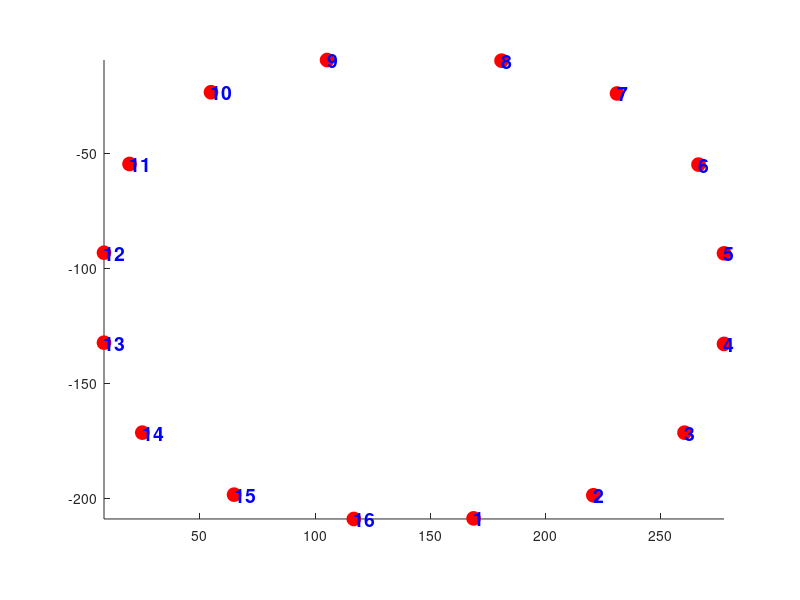

Here is the MATLAB script that generated this plot: (Note: this script raises an error after producing the figure.)
function imdl = imdl_human(type_elec)
if nargin < 1
    type_elec = 360;
else
    if type_elec ~= 360
        type_elec = 220;
    end
end

% clear all;
% EIDORS_path = 'D:\OneDrive\1. Data\99. EIT SW\EIDORS\eidors-v3.8_2dGR\eidors\startup.m';
% EITtool_path = 'D:\OneDrive\1. Data\99. EIT SW\EIT tool\EITtools.m';
% 
% run(EIDORS_path);
% run(EITtool_path);

elec = [105.211491442543,9.61002444987770;54.7762836185819,23.6051344743276;19.3924205378973,54.7640586797066;8.30195599022004,93.3166259168704;8.30195599022004,132.397310513447;24.9376528117359,171.477995110024;64.8105134474327,198.411980440098;116.830073349633,208.974327628362;168.849633251834,208.710268948655;220.869193154034,198.676039119804;260.477995110024,171.477995110024;277.641809290953,132.925427872861;277.641809290953,93.5806845965770;266.551344743276,55.0281173594132;231.167481662592,24.1332518337408;180.996332518337,9.87408312958431];
elec(:,2) = -elec(:,2);
elec = elec([9:16 1:8],:);
figure;
axis image; hold on;
for i = 1:16
    plot(elec(i,1),elec(i,2),'ro','MarkerSize',10,'MarkerFaceColor','r');
    text(elec(i,1),elec(i,2),num2str(i),'color','b','FontWeight','bold','FontSize',14)
end
op.hmax = 0.03;
op.thick = 0.01;
imdl = FxEIT_FER2(elec,op);

figure; show_fem(imdl.fwd_model,[0 1]);

if type_elec == 220
    %% find electrode position
    % find 12clk point
    [~, bnd_idx_new] = min(pdist2(imdl.fwd_model.nodes, ...
        [(max(imdl.fwd_model.nodes(:,1))+min(imdl.fwd_model.nodes(:,1)))/2 max(imdl.fwd_model.nodes(:,2))]));
    figure; show_fem(imdl.fwd_model,[0 1]); hold on; plot(imdl.fwd_model.nodes(bnd_idx_new,1),imdl.fwd_model.nodes(bnd_idx_new,2),'ro','markerfacecolor','r');
    
    % find 2nd bnd point (clock wise dir)
    bnd_idx_0 = imdl.fwd_model.boundary;
    temp = find(bnd_idx_0==bnd_idx_new,2);
    for i = 1:2
        if temp(i) < size(bnd_idx_0,1)
            bnd_idx_next(i,1) = bnd_idx_0(temp(i),2);
            bnd_idx_next(i,2) = temp(i);
        else
            bnd_idx_next(i,1) = bnd_idx_0((temp(i)-size(bnd_idx_0,1)),1);
            bnd_idx_next(i,2) = (temp(i)-size(bnd_idx_0,1));
        end
    end
    if imdl.fwd_model.nodes(bnd_idx_next(1,1),1) > imdl.fwd_model.nodes(bnd_idx_next(2,1),1) % clock wise
        bnd_idx_new(2) = bnd_idx_next(1,1);
        bnd_idx_0(bnd_idx_next(1,2),:) = 0;
    else
        bnd_idx_new(2) = bnd_idx_next(2,1);
    end
    hold on; plot(imdl.fwd_model.nodes(bnd_idx_new(2),1),imdl.fwd_model.nodes(bnd_idx_new(2),2),'ro','markerfacecolor','r');
    
    % find others
    for i = 3:length(bnd_idx_0)+1
        temp = find(bnd_idx_0==bnd_idx_new(i-1),1);
        if temp < size(bnd_idx_0,1)
            bnd_idx_new(i) = bnd_idx_0(temp,2);
            bnd_idx_0(temp,:) = 0;
        else
            bnd_idx_new(i) = bnd_idx_0((temp-size(bnd_idx_0,1)),1);
            bnd_idx_0((temp-size(bnd_idx_0,1)),:) = 0;
        end
        plot(imdl.fwd_model.nodes(bnd_idx_new(i),1),imdl.fwd_model.nodes(bnd_idx_new(i),2),'ro','markerfacecolor','r');
        pause(0.001);
    end
    
    bnd_pnt = imdl.fwd_model.nodes(bnd_idx_new,:);
    bnd_dist = dist([bnd_pnt; bnd_pnt(1,:)]');
    bnd_dist = diag(bnd_dist,1);
    bnd_dist_sum = sum(bnd_dist);
    bnd_dist_cumsum = cumsum(bnd_dist);
    
    %% fwd_model
    dim.c2e = 3; % 중심부터 첫전극
    dim.e2e = 4; % 전극간 간격
    dim.l2l = 4; % 전극 패드사이 여유길이 (< 11 이하)
    dim.ldomain = 105; % 둘레
    
    elec_pos = ([(0:dim.e2e:dim.e2e*3) ((0:dim.e2e:dim.e2e*3)+dim.l2l+dim.e2e*3)]+dim.c2e)/dim.ldomain*bnd_dist_sum;
    % elec_zdist = dim.l2l/dim.ldomain*bnd_dist_sum;
    % elec_r = 1.5/2/dim.ldomain*bnd_dist_sum;
    for i = 1:length(elec_pos)
        [~, elec_idx(i)] = min(abs(bnd_dist_cumsum-elec_pos(i)));
    end
    for i = 1:length(elec_pos)
        [~, elec_idx(i+8)] = min(abs(bnd_dist_cumsum-(bnd_dist_sum-elec_pos(i))));
    end
    
    % distance round up down error calibration....
    elec_idx = elec_idx+1;
    elec_idx = elec_idx([8:-1:1 9:16]);
    figure;
    show_fem(imdl.fwd_model); hold on; plot(bnd_pnt(elec_idx,1),bnd_pnt(elec_idx,2),'ro','MarkerFaceColor','r');
    for i = 1:16
        text(bnd_pnt(elec_idx(i),1),bnd_pnt(elec_idx(i),2),num2str(i),'color','b','FontWeight','bold','FontSize',14)
    end
    axis off image;
    
    op.bnd_pos = bnd_pnt(1:2:end,:);
    op.bd_n = 1;
    op.bd_alpha=1e-11;
    op.thick=0.025;
    
    imdl = FxEIT_FER2(bnd_pnt(elec_idx,:),op);
end
end

